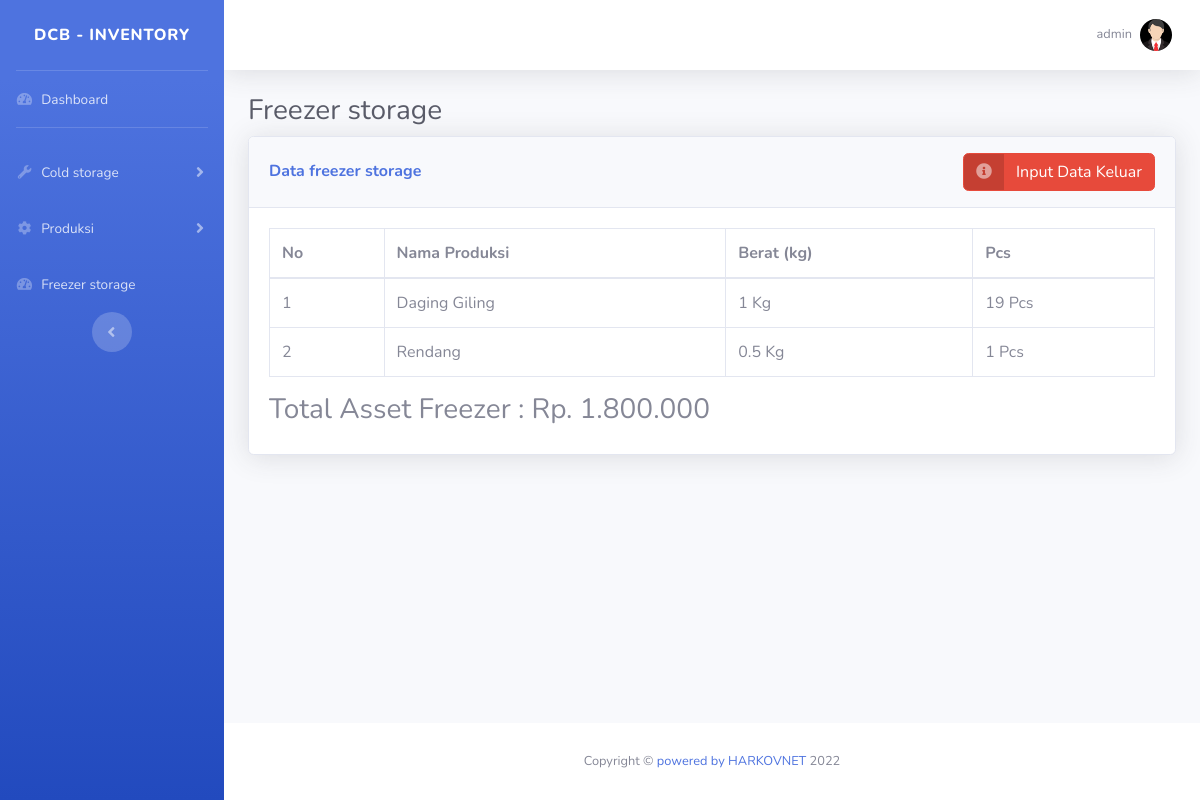
Page /Inventory/freezer/freezer_storage.php (signed in) on the committed database.
### tables this page shows
CREATE TABLE `freezerstorage` (
  `id` int(11) NOT NULL,
  `jenisproduksi` varchar(100) NOT NULL,
  `qty` varchar(100) NOT NULL,
  `berat` varchar(100) NOT NULL
);

### Inventory/freezer/freezer_storage.php (the view, shortened to what this page needs)
<!DOCTYPE html>
<html lang="en">
<?php
include '../../database.php';
?>
<head>
    <link rel="stylesheet" href="https://cdnjs.cloudflare.com/ajax/libs/font-awesome/5.15.1/css/all.min.css" />
    <link href="../../assets/css/sb-admin-2.min.css" rel="stylesheet">
    <link href="../../assets/vendor/datatables/dataTables.bootstrap4.min.css" rel="stylesheet">
</head>
<body id="page-top">
    <div id="wrapper">
        <ul class="navbar-nav bg-gradient-primary sidebar sidebar-dark accordion" id="accordionSidebar">
            <a class="sidebar-brand d-flex align-items-center justify-content-center" href="index.html">
                <div class="sidebar-brand-text mx-3">DCB - Inventory</div>
            </a>
            <hr class="sidebar-divider my-0">
            <li class="nav-item">
                <a class="nav-link" href="../index.php">
                    <i class="fas fa-fw fa-tachometer-alt"></i>
                    <span>Dashboard</span></a>
            </li>
            <hr class="sidebar-divider">
            <li class="nav-item">
                <a class="nav-link collapsed" href="#" data-toggle="collapse" data-target="#collapseUtilities" aria-expanded="true" aria-controls="collapseUtilities">
                    <i class="fas fa-fw fa-wrench"></i>
                    <span>Cold storage</span>
                </a>
            </li>
            <li class="nav-item">
                <a class="nav-link collapsed" href="#" data-toggle="collapse" data-target="#collapseTwo" aria-expanded="true" aria-controls="collapseTwo">
                    <i class="fas fa-fw fa-cog"></i>
                    <span>Produksi</span>
                </a>
            </li>
            <li class="nav-item">
                <a class="nav-link" href="freezer_storage.php">
                    <i class="fas fa-fw fa-tachometer-alt"></i>
                    <span>Freezer storage</span></a>
            </li>
            <div class="text-center d-none d-md-inline">
                <button class="rounded-circle border-0" id="sidebarToggle"></button>
            </div>
        </ul>
        <div id="content-wrapper" class="d-flex flex-column">
            <div id="content">
                <nav class="navbar navbar-expand navbar-light bg-white topbar mb-4 static-top shadow">
                    <ul class="navbar-nav ml-auto">
                        <li class="nav-item dropdown no-arrow">
                            <a class="nav-link dropdown-toggle" href="#" id="userDropdown" role="button" data-toggle="dropdown" aria-haspopup="true" aria-expanded="false">
                                <span class="mr-2 d-none d-lg-inline text-gray-600 small"><?php echo $_SESSION['username']; ?></span>
                                <img class="img-profile rounded-circle" src="../../assets/img/static/avatar1.png">
                            </a>
                        </li>
                    </ul>
                </nav>
                <div class="container-fluid">
                    <h1 class="h3 mb-2 text-gray-800">Freezer storage</h1>
                    <div class="card shadow mb-4">
                        <div class="card-header py-3 d-flex justify-content-between align-items-center">
                            <h6 class="m-0 font-weight-bold text-primary">Data freezer storage</h6>
                            <a href="#" class="btn btn-danger btn-icon-split" data-toggle="modal" data-target="#exampleModal" data-whatever="@mdo">
                                <span class="icon text-white-50">
                                    <i class="fas fa-info-circle"></i>
                                </span>
                                <span class="text">Input Data Keluar</span>
                            </a>
                        </div>
                        <div class="card-body">
                            <div class="table-responsive">
                                <table class="table table-bordered" id="dataTable" width="100%" cellspacing="0">
                                    <thead>
                                        <tr>
                                            <th>No</th>
                                            <th>Nama Produksi</th>
                                            <th>Berat (kg)</th>
                                            <th>Pcs</th>
                                        </tr>
                                    </thead>
                                    <tbody>
                                        <?php
                                        $query = "SELECT * FROM freezerstorage";
                                        $result = mysqli_query($db, $query);
                                        $no = 1;
                                        while ($row = mysqli_fetch_array($result)) {
                                            $nama_produksi = $row['jenisproduksi'];
                                            $berat = $row['berat'];
                                            $pcs = $row['qty'];
                                            $array_nama_produksi = explode(",", $nama_produksi);
                                            $array_berat = explode(",", $berat);
                                            $array_pcs = explode(",", $pcs);
                                            for ($i = 0; $i < count($array_nama_produksi); $i++) {
                                                echo "<tr>";
                                                echo "<td>" . $no . "</td>";
                                                echo "<td>" . $array_nama_produksi[$i] . "</td>";
                                                echo "<td>" . $array_berat[$i] . " Kg</td>";
                                                echo "<td>" . $array_pcs[$i] . " Pcs</td>";
                                                echo "</tr>";
                                                $no++;
                                            }
                                        }
                                        ?>
                                    </tbody>
                                </table>
                                <h3>
                                    <?php
                                    $query = "SELECT SUM(totalassetfreezer) AS total FROM tempcoldstorage";
                                    $result = mysqli_query($db, $query);
                                    $row = mysqli_fetch_array($result);
                                    $total = $row['total'];
                                    echo "Total Asset Freezer : Rp. " . number_format($total, 0, ',', '.');
                                    ?>
                                </h3>
                            </div>
                        </div>
                    </div>
                </div>
            </div>
            <footer class="sticky-footer bg-white">
                <div class="container my-auto">
                    <div class="copyright text-center my-auto">
                        <span>Copyright &copy; <a href="http://harkovnet.manhost.my.id">powered by HARKOVNET</a></span>
                    </div>
                </div>
            </footer>
        </div>
    </div>
</body>
</html>

### rows in the picture
freezerstorage: jenisproduksi "Daging Giling", berat "1", qty "19"
freezerstorage: jenisproduksi "Rendang", berat "0.5", qty "1"

### other values in the picture
$_SESSION['username'] "admin"
$total "1.800.000"
